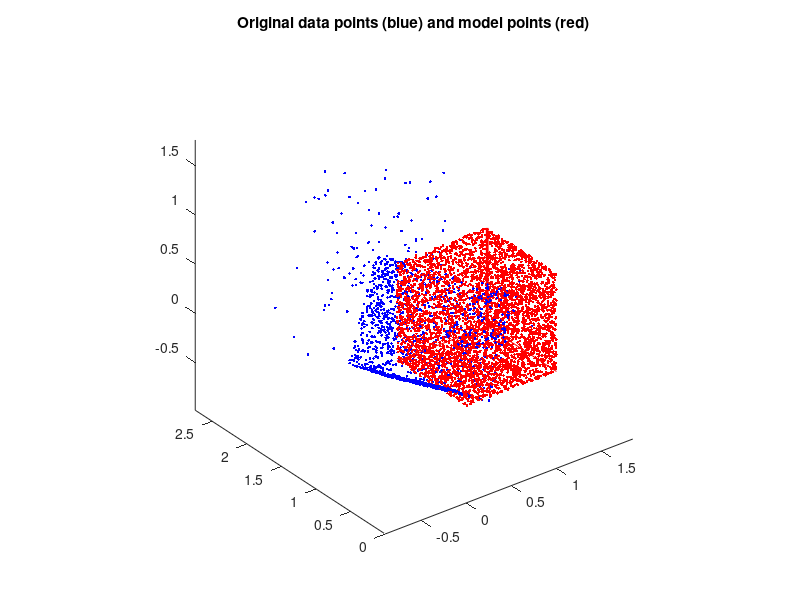

This figure's MATLAB source: (Note: this script raises an error after producing the figure.)

% This example is similar to the one in "example2.m" but here a disturbance
% is added to the data points

% Generate model points

M=4500;

M1=round(M/3);
M2=M1;
M3=M-M1-M2;

model=zeros(3,M);
model(1:2,1:M1)=rand(2,M1);
model([1,3],(M1+1):(M1+M2))=rand(2,M2);
model(2,(M1+1):(M1+M2))=1;
model(2:3,(M1+M2+1):M)=rand(2,M3);
model(1,(M1+M2+1):M)=1;

% Generate data points

N=1500;

N1=round(N/3);
N2=N1;
N3=N-N1-N2;

data=zeros(3,N);
data(1:2,1:N1)=rand(2,N1);
data([1,3],(N1+1):(N1+N2))=rand(2,N2);
data(2,(N1+1):(N1+N2))=1;
data(2:3,(N1+N2+1):N)=rand(2,N3);
data(1,(N1+N2+1):N)=1;

% Add a disturbance

Nd=200;
ind=randperm(N);
data(:,ind(1:Nd))=data(:,ind(1:Nd))+rand(3,Nd);

% Transform data points to their start positions

v1=0.6*(2*rand-1); v2=0.6*(2*rand-1); v3=0.6*(2*rand-1);
R1=[1 0 0;0 cos(v1) -sin(v1);0 sin(v1) cos(v1)];
R2=[cos(v2) 0 sin(v2);0 1 0;-sin(v2) 0 cos(v2)];
R3=[cos(v3) -sin(v3) 0;sin(v3) cos(v3) 0;0 0 1];

R=R3*R2*R1;

data=R*data;
data(1,:)=data(1,:)+0.2*randn;
data(2,:)=data(2,:)+0.2*randn;
data(3,:)=data(3,:)+0.2*randn;

% A plot. Model points and data points in start positions

figure(1)
plot3(model(1,:),model(2,:),model(3,:),'r.',data(1,:),data(2,:),data(3,:),'b.'), hold on, axis equal
plot3([1 1 0],[0 1 1],[0 0 0],'r-',[1 1],[1 1],[0 1],'r-','LineWidth',2)
title('Original data points (blue) and model points (red)')

% Running the ICP-algorithm. Least squares criterion

[RotMat,TransVec,dataOut]=icp(model,data);

% A plot. Model points and data points in transformed positions (LS-criterion)

figure(2)
plot3(model(1,:),model(2,:),model(3,:),'r.',dataOut(1,:),dataOut(2,:),dataOut(3,:),'g.'), hold on, axis equal
plot3([1 1 0],[0 1 1],[0 0 0],'r-',[1 1],[1 1],[0 1],'r-','LineWidth',2)
title('Transformed data points (green) and model points (red), least squares criterion')

% The data points do not fit so well to the model points using LS-criterion

% Running the ICP-algorithm. Welsch criterion

[RotMat2,TransVec2,dataOut2]=icp(model,data,[],[],4);

% Reference:
%
% Bergström, P. and Edlund, O. 2014, 'Robust registration of point sets using iteratively reweighted least squares'
% Computational Optimization and Applications, vol 58, no. 3, pp. 543-561, 10.1007/s10589-014-9643-2


% A plot. Model points and data points in transformed positions (LS)

figure(3)
plot3(model(1,:),model(2,:),model(3,:),'r.',dataOut2(1,:),dataOut2(2,:),dataOut2(3,:),'g.'), hold on, axis equal
plot3([1 1 0],[0 1 1],[0 0 0],'r-',[1 1],[1 1],[0 1],'r-','LineWidth',2)
title('Transformed data points (green) and model points (red), Welsch criterion')

